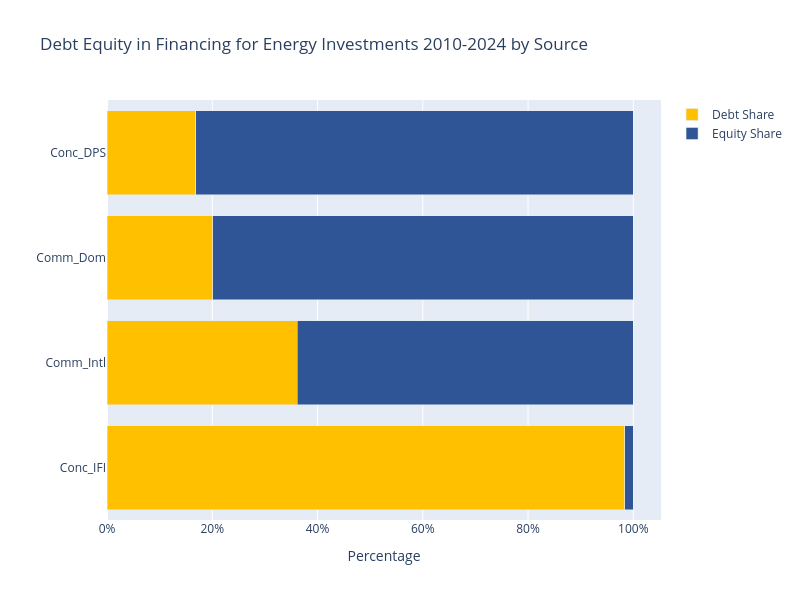

Notebook code cell kept with this figure:
### Code cell
filtered_data = repayment_statistics.loc["Summary",["Debt Share","Equity Share"]].copy()
filtered_data.sort_values("Equity Share", inplace=True)
filtered_data = filtered_data.loc[filtered_data.index != "Total financing volumes",:]
data = {
    "Financier": filtered_data.index,
    "Debt Share": filtered_data["Debt Share"],
    "Equity Share": filtered_data["Equity Share"]
}
df = pd.DataFrame(data)    
fig=debt_equity_plot(df, "Debt Equity in Financing for Energy Investments 2010-2024 by Source")
save_figure(fig)
fig

### Figure 1 — Plotly figure (JSON) as saved in the notebook; plotly's stock layout.template omitted (floating-point values rounded to 4 significant figures)
{"data": [{"alignmentgroup": "True", "hovertemplate": "Type=Debt Share<br>Share=%{x}<br>Financier=%{y}<extra></extra>", "legendgroup": "Debt Share", "marker": {"color": "#ffc000", "pattern": {"shape": ""}}, "name": "Debt Share", "offsetgroup": "Debt Share", "orientation": "h", "showlegend": true, "textposition": "auto", "type": "bar", "x": [0.9834, 0.3618, 0.2011, 0.1688], "xaxis": "x", "y": ["Conc_IFI", "Comm_Intl", "Comm_Dom", "Conc_DPS"], "yaxis": "y"}, {"alignmentgroup": "True", "hovertemplate": "Type=Equity Share<br>Share=%{x}<br>Financier=%{y}<extra></extra>", "legendgroup": "Equity Share", "marker": {"color": "#2f5597", "pattern": {"shape": ""}}, "name": "Equity Share", "offsetgroup": "Equity Share", "orientation": "h", "showlegend": true, "textposition": "auto", "type": "bar", "x": [0.01659, 0.6382, 0.7989, 0.8312], "xaxis": "x", "y": ["Conc_IFI", "Comm_Intl", "Comm_Dom", "Conc_DPS"], "yaxis": "y"}], "layout": {"barmode": "stack", "height": 600, "legend": {"title": {"text": ""}, "tracegroupgap": 0}, "title": {"text": "Debt Equity in Financing for Energy Investments 2010-2024 by Source"}, "width": 800, "xaxis": {"anchor": "y", "domain": [0, 1], "showgrid": true, "tickformat": ".0%", "title": {"text": "Percentage"}}, "yaxis": {"anchor": "x", "domain": [0, 1], "title": {"text": ""}}}}
